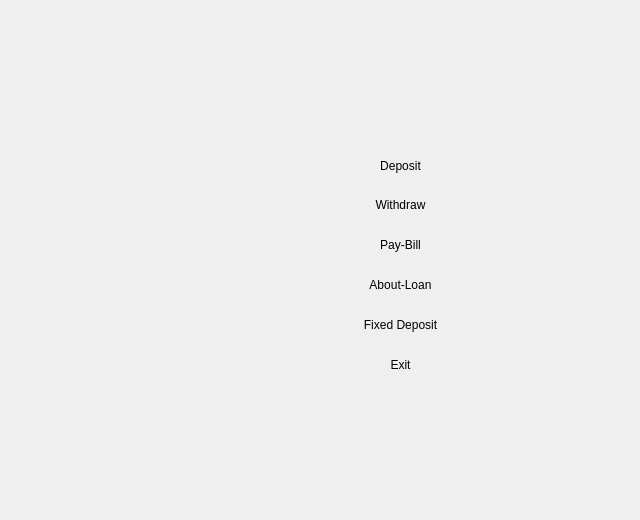
    <widget class="QWidget" name="Menu_2">
     <widget class="QGroupBox" name="groupBox_3">
      <property name="geometry">
       <rect>
        <x>190</x>
        <y>120</y>
        <width>441</width>
        <height>391</height>
       </rect>
      </property>
      <property name="styleSheet">
       <string notr="true">border:none;</string>
      </property>
      <property name="title">
       <string/>
      </property>
      <widget class="QPushButton" name="pushButton_12">
       <property name="geometry">
        <rect>
         <x>140</x>
         <y>30</y>
         <width>141</width>
         <height>31</height>
        </rect>
       </property>
       <property name="text">
        <string>Deposit</string>
       </property>
      </widget>
      <widget class="QPushButton" name="pushButton_13">
       <property name="geometry">
        <rect>
         <x>140</x>
         <y>70</y>
         <width>141</width>
         <height>29</height>
        </rect>
       </property>
       <property name="text">
        <string>Withdraw</string>
       </property>
      </widget>
      <widget class="QPushButton" name="pushButton_14">
       <property name="geometry">
        <rect>
         <x>140</x>
         <y>150</y>
         <width>141</width>
         <height>29</height>
        </rect>
       </property>
       <property name="text">
        <string>About-Loan</string>
       </property>
      </widget>
      <widget class="QPushButton" name="pushButton_15">
       <property name="geometry">
        <rect>
         <x>140</x>
         <y>190</y>
         <width>141</width>
         <height>29</height>
        </rect>
       </property>
       <property name="text">
        <string>Fixed Deposit</string>
       </property>
      </widget>
      <widget class="QPushButton" name="pushButton_16">
       <property name="geometry">
        <rect>
         <x>140</x>
         <y>110</y>
         <width>141</width>
         <height>29</height>
        </rect>
       </property>
       <property name="text">
        <string>Pay-Bill</string>
       </property>
      </widget>
      <widget class="QPushButton" name="pushButton_17">
       <property name="geometry">
        <rect>
         <x>140</x>
         <y>230</y>
         <width>141</width>
         <height>29</height>
        </rect>
       </property>
       <property name="text">
        <string>Exit</string>
       </property>
      </widget>
     </widget>
    </widget>
